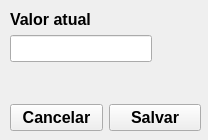
<?xml version="1.0" encoding="UTF-8"?>
<ui version="4.0">
 <class>EditValueWindow</class>
 <widget class="QMainWindow" name="EditValueWindow">
  <property name="geometry">
   <rect>
    <x>0</x>
    <y>0</y>
    <width>208</width>
    <height>140</height>
   </rect>
  </property>
  <property name="windowTitle">
   <string>Editar</string>
  </property>
  <widget class="QWidget" name="centralwidget">
   <widget class="QWidget" name="layoutWidget">
    <property name="geometry">
     <rect>
      <x>10</x>
      <y>10</y>
      <width>191</width>
      <height>121</height>
     </rect>
    </property>
    <layout class="QVBoxLayout" name="verticalLayout">
     <item>
      <layout class="QFormLayout" name="formLayout">
       <item row="0" column="0">
        <widget class="QLabel" name="label_value">
         <property name="font">
          <font>
           <pointsize>12</pointsize>
           <weight>75</weight>
           <bold>true</bold>
          </font>
         </property>
         <property name="text">
          <string>Valor atual</string>
         </property>
        </widget>
       </item>
       <item row="1" column="0">
        <widget class="QLineEdit" name="lineEdit_value">
         <property name="font">
          <font>
           <pointsize>12</pointsize>
          </font>
         </property>
        </widget>
       </item>
       <item row="2" column="0">
        <spacer name="verticalSpacer">
         <property name="orientation">
          <enum>Qt::Vertical</enum>
         </property>
         <property name="sizeHint" stdset="0">
          <size>
           <width>20</width>
           <height>40</height>
          </size>
         </property>
        </spacer>
       </item>
      </layout>
     </item>
     <item>
      <layout class="QHBoxLayout" name="horizontalLayout">
       <item>
        <widget class="QPushButton" name="pushButton_cancel">
         <property name="font">
          <font>
           <pointsize>12</pointsize>
           <weight>75</weight>
           <bold>true</bold>
          </font>
         </property>
         <property name="text">
          <string>Cancelar</string>
         </property>
        </widget>
       </item>
       <item>
        <widget class="QPushButton" name="pushButton_save">
         <property name="font">
          <font>
           <pointsize>12</pointsize>
           <weight>75</weight>
           <bold>true</bold>
          </font>
         </property>
         <property name="text">
          <string>Salvar</string>
         </property>
        </widget>
       </item>
      </layout>
     </item>
    </layout>
   </widget>
  </widget>
 </widget>
 <resources/>
 <connections/>
</ui>
